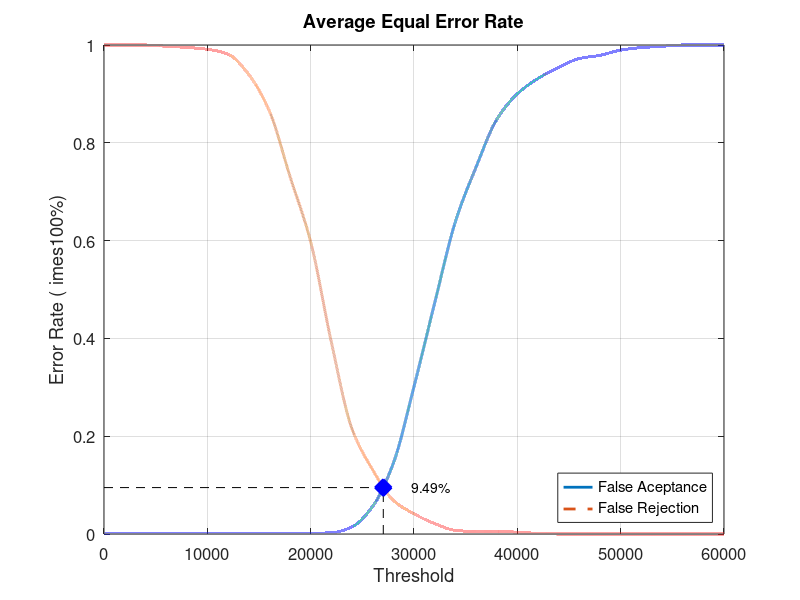
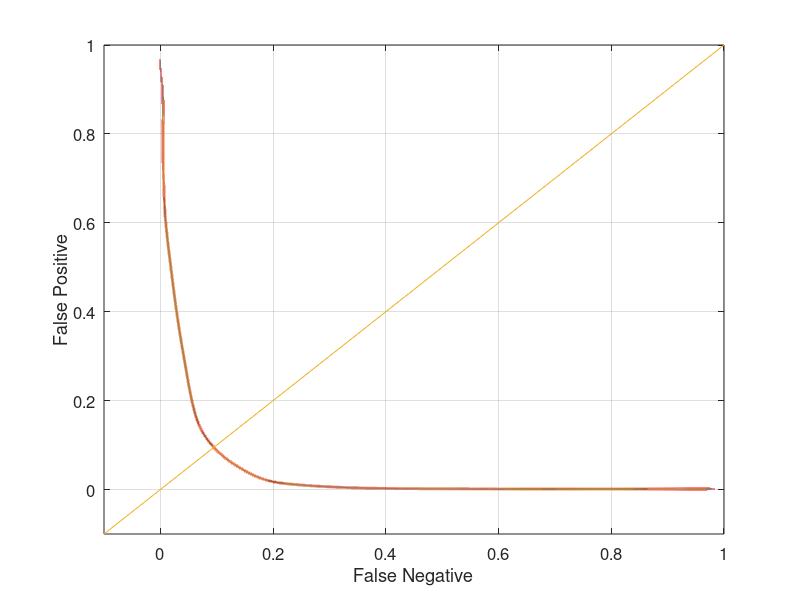

Write the MATLAB code that produced these figures, in order.
close all;
clear;
clc;
x = 0:2000:60000;
xq = 0:0.5:60000;

y0 = [0 0.00131579 0.00131579 0.00131579 0.00131579 0.00131579 0.00131579 0.00131579 0.00131579 0.00131579 0.00131579 0.00263158 0.0144737 0.0565789 0.144737 0.301316 0.472368 0.638158 0.75 0.847368 0.9 0.931579 0.953947 0.972368 0.978947 0.989474 0.994737 0.997368 1 1 1]
yy0 = interp1(x, y0, xq, 'pchip');
y1 = [1 1 1 0.9975 0.995 0.99125 0.98125 0.94 0.865 0.73125 0.5975 0.3925 0.215 0.13125 0.06875 0.04125 0.02125 0.0075 0.005 0.005 0.00375 0.00125 0 0 0 0 0 0 0 0 0]
yy1 = interp1(x, y1, xq, 'pchip');

% Calculating EER: 
y2 = abs(y0 - y1);
find(y2 == min(y2))
yy2 = abs(yy0 - yy1);
xEER = find(yy2 == min(yy2));
xEERIndex = xq(xEER) % X-axis EER
yEER = yy0(xEER) % Y-axis EER

main = figure
plot(xq, yy0,'-','LineWidth', 2);	hold on
plot(xq, yy1,'--','LineWidth', 2);	hold on
plot([xEERIndex xEERIndex], [0 yEER], 'k--');	hold on
plot([0 xEERIndex], [yEER yEER], 'k--');	hold on
plot(xEERIndex, yEER, 'bx', 'LineWidth', 10);	hold on
text(xEERIndex + 10 * xEERIndex / 100, yEER, [num2str(round((10000 * yEER)) / 100) '%'])
legend('False Aceptance', 'False Rejection', 'Location', 'SouthEast')
xlabel('Threshold')
ylabel('Error Rate (	imes100%)')
title('Average Equal Error Rate')
set(gca, 'FontSize', 12)
axis([0 60000 0 1])
grid on

print(main, 'Experiment4AverageMain', '-dpng');
FNRxFPR = figure('Color', [1 1 1]);
plot(yy1, yy0, '-', yy1, yy0, 'LineWidth', 2);
hold on
y = -0.1:0.1:1
plot(y, y); 
set(gca, 'FontSize', 12)
xlabel('False Negative')
ylabel('False Positive')
axis([-0.1 1 -0.1 1])
set(gca, 'FontSize', 12)
grid on

print(FNRxFPR, 'Experiment4AverageFNRxFPR','-dpng');
